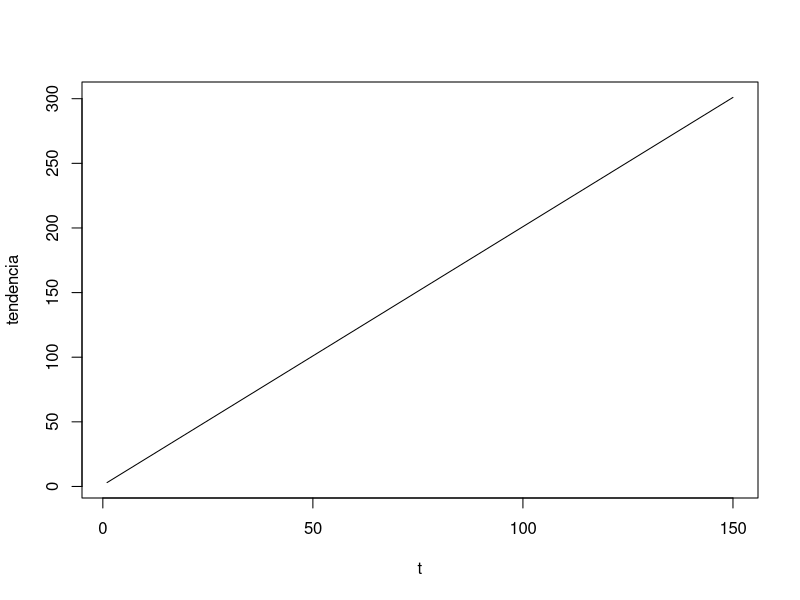
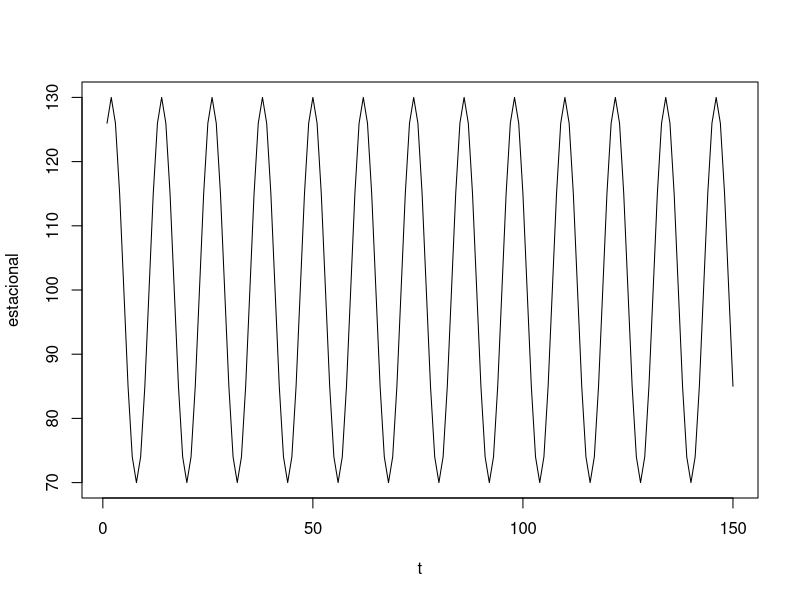
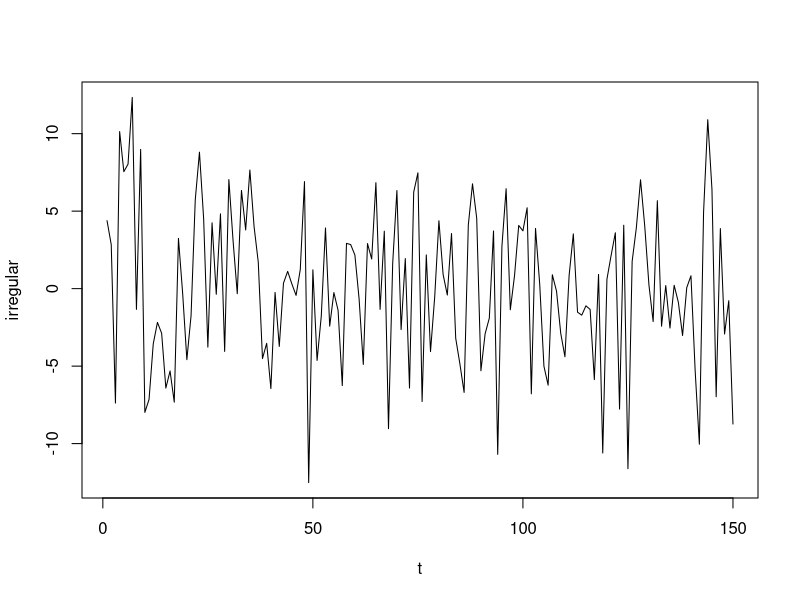
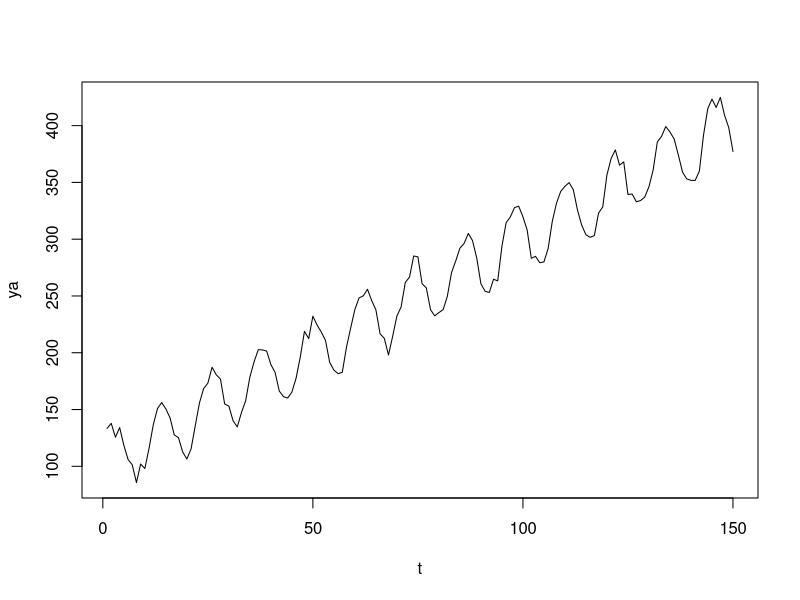
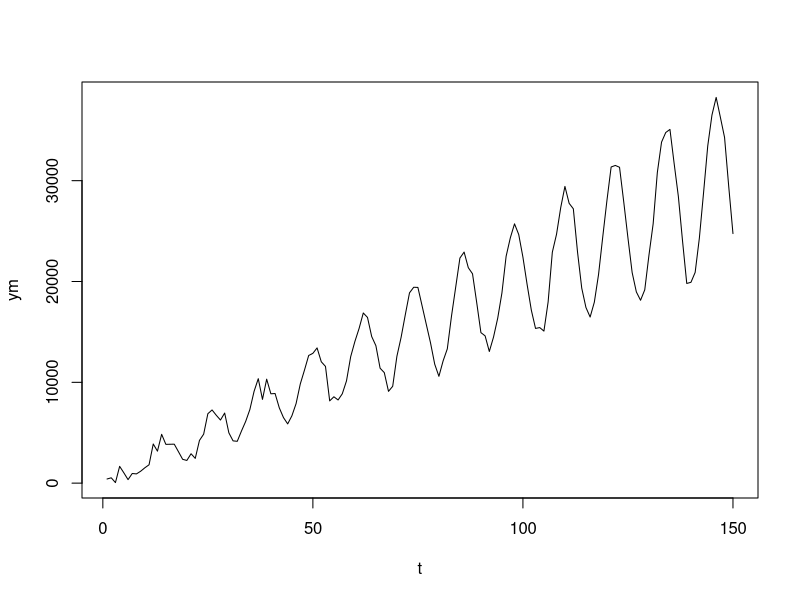
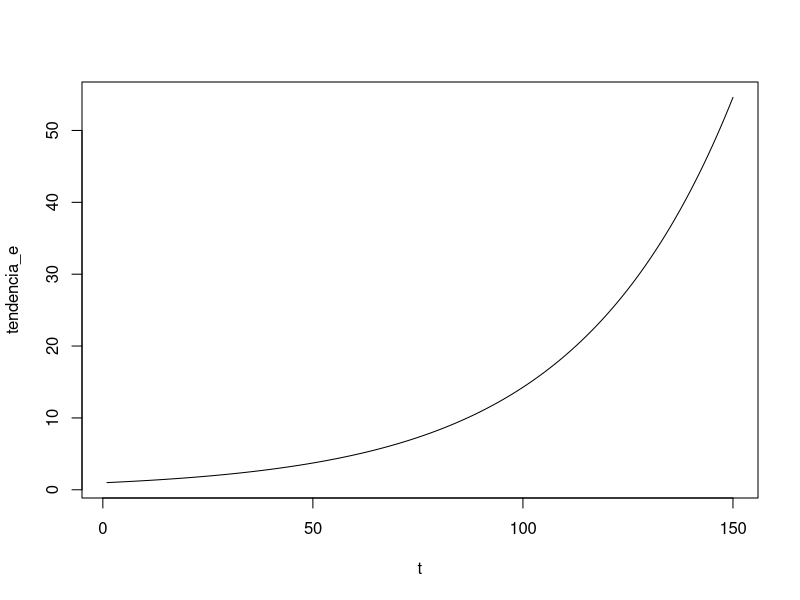

The R script that drew these images, in order:
# ACTIVIDAD 2 - EJERCICIO 1

#LIBRERIAS
library(ggplot2)
library(forecast)
library(readxl)

# A.1) tendencia: T = 2*t + 1

t <- 1:150
tendencia <- 2*t + 1
plot(tendencia, type = "l", xlab="t")

# A.2) estacional: Et = 30*sin((2*pi/12)*(t+1))+100

estacional <- 30*sin((2*pi/12)*(t+1))+100
plot(estacional, type = "l", xlab="t")

# A.3) irregular 
irregular = rnorm(length(t), 0,5)
plot(irregular, type = "l", xlab="t")


# simular los modelos: 
#modelo aditivo : 
ya <- tendencia + estacional + irregular
plot(ya,type="l", xlab="t")

# modelo mixto:
    # calcular irregular 
irregular = rnorm(length(t),0,500)

ym <- tendencia*estacional + irregular
plot(ym,type="l", xlab="t")

# b) tendencia exponencial
# tendencia: Tt = e^2t

t <- seq(0,2, length= length(t))
tendencia_e <- exp(2*t)
plot(tendencia_e, type = "l", xlab="t")